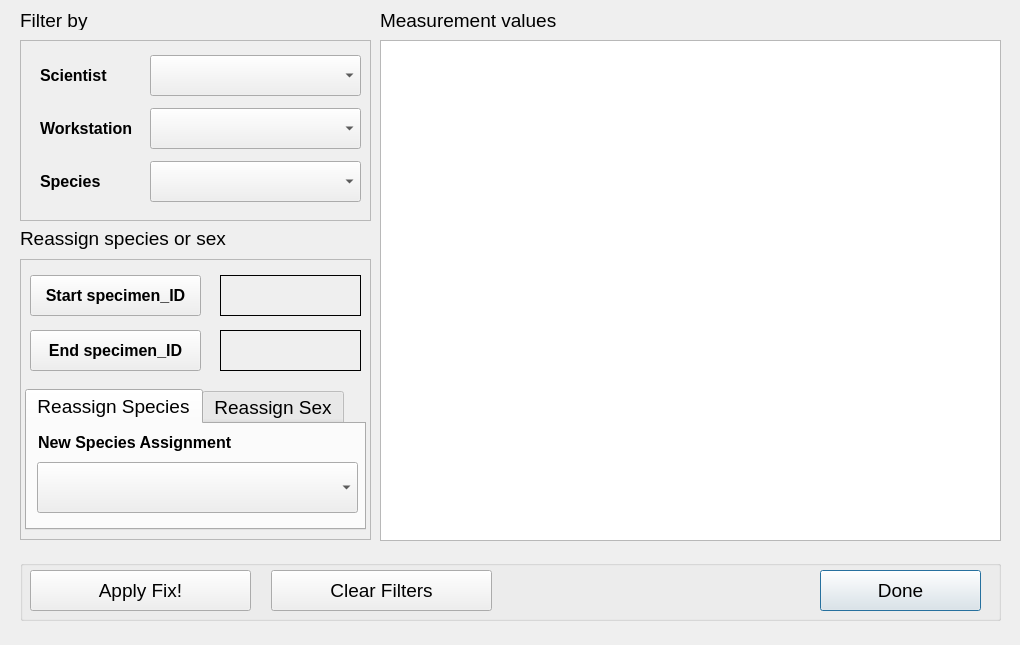
<?xml version="1.0" encoding="UTF-8"?>
<ui version="4.0">
 <class>clamsSpeciesFix</class>
 <widget class="QDialog" name="clamsSpeciesFix">
  <property name="geometry">
   <rect>
    <x>0</x>
    <y>0</y>
    <width>1020</width>
    <height>645</height>
   </rect>
  </property>
  <property name="windowTitle">
   <string>CLAMS Fix Species</string>
  </property>
  <widget class="QGroupBox" name="bottomBox">
   <property name="geometry">
    <rect>
     <x>20</x>
     <y>560</y>
     <width>981</width>
     <height>61</height>
    </rect>
   </property>
   <property name="title">
    <string/>
   </property>
   <widget class="QPushButton" name="doneBtn">
    <property name="geometry">
     <rect>
      <x>800</x>
      <y>10</y>
      <width>161</width>
      <height>41</height>
     </rect>
    </property>
    <property name="font">
     <font>
      <pointsize>14</pointsize>
     </font>
    </property>
    <property name="text">
     <string>Done</string>
    </property>
   </widget>
   <widget class="QPushButton" name="applyChangeBtn">
    <property name="geometry">
     <rect>
      <x>10</x>
      <y>10</y>
      <width>221</width>
      <height>41</height>
     </rect>
    </property>
    <property name="font">
     <font>
      <pointsize>14</pointsize>
     </font>
    </property>
    <property name="text">
     <string>Apply Fix!</string>
    </property>
   </widget>
   <widget class="QPushButton" name="clearBtn">
    <property name="geometry">
     <rect>
      <x>251</x>
      <y>10</y>
      <width>221</width>
      <height>41</height>
     </rect>
    </property>
    <property name="font">
     <font>
      <pointsize>14</pointsize>
     </font>
    </property>
    <property name="text">
     <string>Clear Filters</string>
    </property>
   </widget>
  </widget>
  <widget class="QLabel" name="label_3">
   <property name="geometry">
    <rect>
     <x>380</x>
     <y>10</y>
     <width>211</width>
     <height>20</height>
    </rect>
   </property>
   <property name="font">
    <font>
     <pointsize>14</pointsize>
     <weight>50</weight>
     <bold>false</bold>
    </font>
   </property>
   <property name="text">
    <string>Measurement values</string>
   </property>
  </widget>
  <widget class="QTableView" name="measureView">
   <property name="geometry">
    <rect>
     <x>380</x>
     <y>40</y>
     <width>621</width>
     <height>501</height>
    </rect>
   </property>
   <attribute name="verticalHeaderVisible">
    <bool>false</bool>
   </attribute>
  </widget>
  <widget class="QFrame" name="frame">
   <property name="geometry">
    <rect>
     <x>20</x>
     <y>40</y>
     <width>351</width>
     <height>181</height>
    </rect>
   </property>
   <property name="frameShape">
    <enum>QFrame::StyledPanel</enum>
   </property>
   <property name="frameShadow">
    <enum>QFrame::Raised</enum>
   </property>
   <widget class="QComboBox" name="scientistBox">
    <property name="geometry">
     <rect>
      <x>130</x>
      <y>15</y>
      <width>211</width>
      <height>41</height>
     </rect>
    </property>
    <property name="font">
     <font>
      <pointsize>14</pointsize>
     </font>
    </property>
   </widget>
   <widget class="QComboBox" name="workstationBox">
    <property name="geometry">
     <rect>
      <x>130</x>
      <y>68</y>
      <width>211</width>
      <height>41</height>
     </rect>
    </property>
    <property name="font">
     <font>
      <pointsize>14</pointsize>
     </font>
    </property>
   </widget>
   <widget class="QComboBox" name="speciesBox">
    <property name="geometry">
     <rect>
      <x>130</x>
      <y>121</y>
      <width>211</width>
      <height>41</height>
     </rect>
    </property>
    <property name="font">
     <font>
      <pointsize>14</pointsize>
     </font>
    </property>
   </widget>
   <widget class="QLabel" name="label_5">
    <property name="geometry">
     <rect>
      <x>20</x>
      <y>78</y>
      <width>131</width>
      <height>20</height>
     </rect>
    </property>
    <property name="font">
     <font>
      <pointsize>12</pointsize>
      <weight>75</weight>
      <bold>true</bold>
     </font>
    </property>
    <property name="text">
     <string>Workstation</string>
    </property>
   </widget>
   <widget class="QLabel" name="label_6">
    <property name="geometry">
     <rect>
      <x>20</x>
      <y>25</y>
      <width>131</width>
      <height>20</height>
     </rect>
    </property>
    <property name="font">
     <font>
      <pointsize>12</pointsize>
      <weight>75</weight>
      <bold>true</bold>
     </font>
    </property>
    <property name="text">
     <string>Scientist</string>
    </property>
   </widget>
   <widget class="QLabel" name="label_7">
    <property name="geometry">
     <rect>
      <x>20</x>
      <y>131</y>
      <width>131</width>
      <height>20</height>
     </rect>
    </property>
    <property name="font">
     <font>
      <pointsize>12</pointsize>
      <weight>75</weight>
      <bold>true</bold>
     </font>
    </property>
    <property name="text">
     <string>Species</string>
    </property>
   </widget>
  </widget>
  <widget class="QLabel" name="label_4">
   <property name="geometry">
    <rect>
     <x>20</x>
     <y>10</y>
     <width>211</width>
     <height>20</height>
    </rect>
   </property>
   <property name="font">
    <font>
     <pointsize>14</pointsize>
     <weight>50</weight>
     <bold>false</bold>
    </font>
   </property>
   <property name="text">
    <string>Filter by</string>
   </property>
  </widget>
  <widget class="QFrame" name="frame_2">
   <property name="geometry">
    <rect>
     <x>20</x>
     <y>259</y>
     <width>351</width>
     <height>281</height>
    </rect>
   </property>
   <property name="frameShape">
    <enum>QFrame::StyledPanel</enum>
   </property>
   <property name="frameShadow">
    <enum>QFrame::Raised</enum>
   </property>
   <widget class="QPushButton" name="startIDBtn">
    <property name="geometry">
     <rect>
      <x>10</x>
      <y>16</y>
      <width>171</width>
      <height>41</height>
     </rect>
    </property>
    <property name="font">
     <font>
      <pointsize>12</pointsize>
      <weight>75</weight>
      <bold>true</bold>
     </font>
    </property>
    <property name="text">
     <string>Start specimen_ID</string>
    </property>
   </widget>
   <widget class="QPushButton" name="endIDBtn">
    <property name="geometry">
     <rect>
      <x>10</x>
      <y>71</y>
      <width>171</width>
      <height>41</height>
     </rect>
    </property>
    <property name="font">
     <font>
      <pointsize>12</pointsize>
      <weight>75</weight>
      <bold>true</bold>
     </font>
    </property>
    <property name="text">
     <string>End specimen_ID</string>
    </property>
   </widget>
   <widget class="QLabel" name="startIDLabel">
    <property name="geometry">
     <rect>
      <x>200</x>
      <y>16</y>
      <width>141</width>
      <height>41</height>
     </rect>
    </property>
    <property name="font">
     <font>
      <pointsize>14</pointsize>
     </font>
    </property>
    <property name="toolTip">
     <string>&lt;html&gt;&lt;head/&gt;&lt;body&gt;&lt;p&gt;The starting specimen ID the fix will be applied to.&lt;/p&gt;&lt;/body&gt;&lt;/html&gt;</string>
    </property>
    <property name="frameShape">
     <enum>QFrame::Box</enum>
    </property>
    <property name="text">
     <string/>
    </property>
   </widget>
   <widget class="QLabel" name="endIDLabel">
    <property name="geometry">
     <rect>
      <x>200</x>
      <y>71</y>
      <width>141</width>
      <height>41</height>
     </rect>
    </property>
    <property name="font">
     <font>
      <pointsize>14</pointsize>
     </font>
    </property>
    <property name="toolTip">
     <string>&lt;html&gt;&lt;head/&gt;&lt;body&gt;&lt;p&gt;The ending specimen ID the fix will be applied to.&lt;/p&gt;&lt;/body&gt;&lt;/html&gt;</string>
    </property>
    <property name="frameShape">
     <enum>QFrame::Box</enum>
    </property>
    <property name="text">
     <string/>
    </property>
   </widget>
   <widget class="QTabWidget" name="reassignTabs">
    <property name="geometry">
     <rect>
      <x>5</x>
      <y>130</y>
      <width>341</width>
      <height>141</height>
     </rect>
    </property>
    <property name="font">
     <font>
      <pointsize>14</pointsize>
     </font>
    </property>
    <property name="toolTip">
     <string>&lt;html&gt;&lt;head/&gt;&lt;body&gt;&lt;p&gt;Select the &amp;quot;Species&amp;quot; tab a choose a species to assign to the specimen ids defined above. Select the &amp;quot;Sex&amp;quot; tab to choose a sex to assign to the specimen defined above.&lt;/p&gt;&lt;/body&gt;&lt;/html&gt;</string>
    </property>
    <property name="currentIndex">
     <number>0</number>
    </property>
    <widget class="QWidget" name="species">
     <attribute name="title">
      <string>Reassign Species</string>
     </attribute>
     <widget class="QComboBox" name="newSpeciesBox">
      <property name="geometry">
       <rect>
        <x>10</x>
        <y>38</y>
        <width>321</width>
        <height>51</height>
       </rect>
      </property>
      <property name="font">
       <font>
        <pointsize>14</pointsize>
       </font>
      </property>
     </widget>
     <widget class="QLabel" name="label_9">
      <property name="geometry">
       <rect>
        <x>11</x>
        <y>8</y>
        <width>221</width>
        <height>20</height>
       </rect>
      </property>
      <property name="font">
       <font>
        <pointsize>12</pointsize>
        <weight>75</weight>
        <bold>true</bold>
       </font>
      </property>
      <property name="text">
       <string>New Species Assignment</string>
      </property>
     </widget>
    </widget>
    <widget class="QWidget" name="sex">
     <attribute name="title">
      <string>Reassign Sex</string>
     </attribute>
     <widget class="QLabel" name="label_10">
      <property name="geometry">
       <rect>
        <x>11</x>
        <y>8</y>
        <width>221</width>
        <height>20</height>
       </rect>
      </property>
      <property name="font">
       <font>
        <pointsize>12</pointsize>
        <weight>75</weight>
        <bold>true</bold>
       </font>
      </property>
      <property name="text">
       <string>New Sex Assignment</string>
      </property>
     </widget>
     <widget class="QComboBox" name="newSexBox">
      <property name="geometry">
       <rect>
        <x>10</x>
        <y>38</y>
        <width>321</width>
        <height>51</height>
       </rect>
      </property>
      <property name="font">
       <font>
        <pointsize>14</pointsize>
       </font>
      </property>
      <item>
       <property name="text">
        <string>Male</string>
       </property>
      </item>
      <item>
       <property name="text">
        <string>Female</string>
       </property>
      </item>
      <item>
       <property name="text">
        <string>Unsexed</string>
       </property>
      </item>
     </widget>
    </widget>
   </widget>
  </widget>
  <widget class="QLabel" name="label_8">
   <property name="geometry">
    <rect>
     <x>20</x>
     <y>223</y>
     <width>211</width>
     <height>31</height>
    </rect>
   </property>
   <property name="font">
    <font>
     <pointsize>14</pointsize>
     <weight>50</weight>
     <bold>false</bold>
    </font>
   </property>
   <property name="text">
    <string>Reassign species or sex</string>
   </property>
  </widget>
 </widget>
 <resources/>
 <connections/>
</ui>
